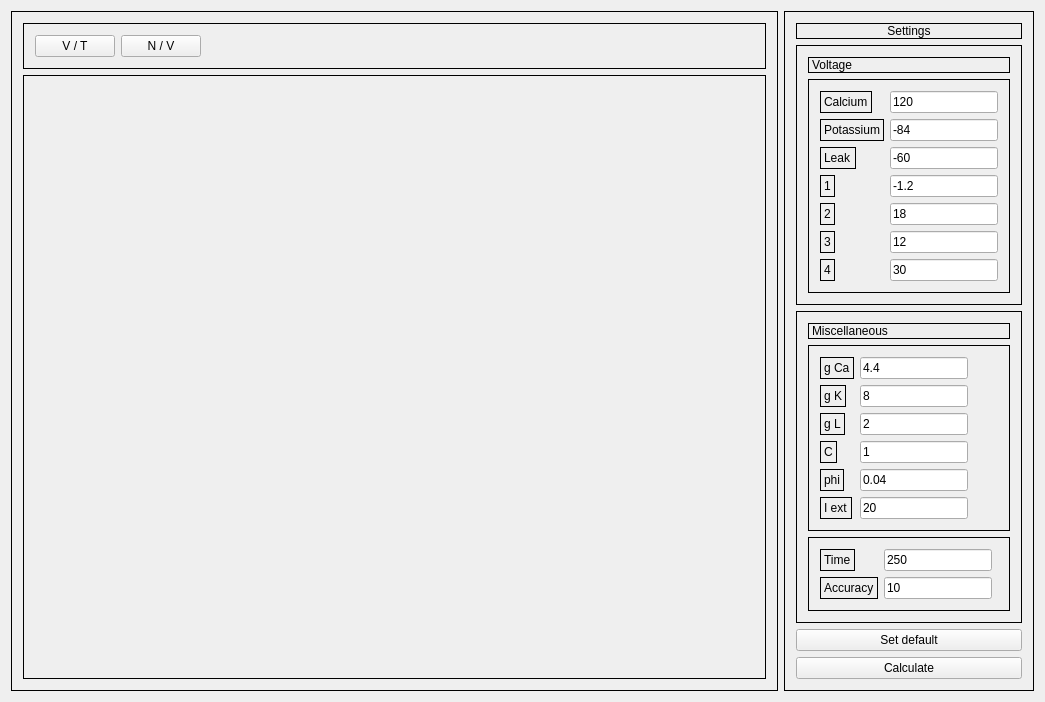
<?xml version="1.0" encoding="UTF-8"?>
<ui version="4.0">
 <class>MainWindow</class>
 <widget class="QMainWindow" name="MainWindow">
  <property name="geometry">
   <rect>
    <x>0</x>
    <y>0</y>
    <width>1045</width>
    <height>629</height>
   </rect>
  </property>
  <property name="windowTitle">
   <string>Morris-Lecar model</string>
  </property>
  <widget class="QWidget" name="centralWidget">
   <property name="styleSheet">
    <string notr="true">QFrame{ border: 1px solid black }</string>
   </property>
   <layout class="QHBoxLayout" name="horizontalLayout">
    <item>
     <widget class="QFrame" name="frame">
      <property name="frameShape">
       <enum>QFrame::StyledPanel</enum>
      </property>
      <property name="frameShadow">
       <enum>QFrame::Raised</enum>
      </property>
      <layout class="QVBoxLayout" name="verticalLayout_4">
       <item>
        <widget class="QFrame" name="frame_8">
         <property name="frameShape">
          <enum>QFrame::StyledPanel</enum>
         </property>
         <property name="frameShadow">
          <enum>QFrame::Raised</enum>
         </property>
         <layout class="QHBoxLayout" name="horizontalLayout_2">
          <item>
           <widget class="QPushButton" name="pushButton_3">
            <property name="text">
             <string>V / T</string>
            </property>
           </widget>
          </item>
          <item>
           <widget class="QPushButton" name="pushButton_4">
            <property name="text">
             <string>N / V</string>
            </property>
           </widget>
          </item>
          <item>
           <spacer name="horizontalSpacer">
            <property name="orientation">
             <enum>Qt::Horizontal</enum>
            </property>
            <property name="sizeHint" stdset="0">
             <size>
              <width>40</width>
              <height>20</height>
             </size>
            </property>
           </spacer>
          </item>
         </layout>
        </widget>
       </item>
       <item>
        <widget class="QStackedWidget" name="stackedWidget">
         <property name="currentIndex">
          <number>1</number>
         </property>
         <widget class="QWidget" name="page"/>
         <widget class="QWidget" name="page_2"/>
        </widget>
       </item>
      </layout>
     </widget>
    </item>
    <item>
     <widget class="QFrame" name="frame_2">
      <property name="frameShape">
       <enum>QFrame::StyledPanel</enum>
      </property>
      <property name="frameShadow">
       <enum>QFrame::Raised</enum>
      </property>
      <layout class="QVBoxLayout" name="verticalLayout">
       <item>
        <widget class="QLabel" name="label_Settings">
         <property name="text">
          <string>Settings</string>
         </property>
         <property name="alignment">
          <set>Qt::AlignCenter</set>
         </property>
        </widget>
       </item>
       <item>
        <widget class="QFrame" name="frame_3">
         <property name="styleSheet">
          <string notr="true"/>
         </property>
         <property name="frameShape">
          <enum>QFrame::StyledPanel</enum>
         </property>
         <property name="frameShadow">
          <enum>QFrame::Raised</enum>
         </property>
         <layout class="QVBoxLayout" name="verticalLayout_2">
          <item>
           <widget class="QLabel" name="label_Voltage">
            <property name="text">
             <string>Voltage</string>
            </property>
           </widget>
          </item>
          <item>
           <widget class="QFrame" name="frame_5">
            <property name="frameShape">
             <enum>QFrame::StyledPanel</enum>
            </property>
            <property name="frameShadow">
             <enum>QFrame::Raised</enum>
            </property>
            <layout class="QFormLayout" name="formLayout_3">
             <item row="2" column="1">
              <widget class="QLineEdit" name="lineEdit_2">
               <property name="sizePolicy">
                <sizepolicy hsizetype="Fixed" vsizetype="Fixed">
                 <horstretch>0</horstretch>
                 <verstretch>0</verstretch>
                </sizepolicy>
               </property>
               <property name="inputMask">
                <string/>
               </property>
               <property name="text">
                <string>-60</string>
               </property>
               <property name="alignment">
                <set>Qt::AlignLeading|Qt::AlignLeft|Qt::AlignVCenter</set>
               </property>
              </widget>
             </item>
             <item row="3" column="1">
              <widget class="QLineEdit" name="lineEdit_3">
               <property name="sizePolicy">
                <sizepolicy hsizetype="Fixed" vsizetype="Fixed">
                 <horstretch>0</horstretch>
                 <verstretch>0</verstretch>
                </sizepolicy>
               </property>
               <property name="inputMask">
                <string/>
               </property>
               <property name="text">
                <string>-1.2</string>
               </property>
               <property name="alignment">
                <set>Qt::AlignLeading|Qt::AlignLeft|Qt::AlignVCenter</set>
               </property>
              </widget>
             </item>
             <item row="4" column="1">
              <widget class="QLineEdit" name="lineEdit_4">
               <property name="sizePolicy">
                <sizepolicy hsizetype="Fixed" vsizetype="Fixed">
                 <horstretch>0</horstretch>
                 <verstretch>0</verstretch>
                </sizepolicy>
               </property>
               <property name="inputMask">
                <string/>
               </property>
               <property name="text">
                <string>18</string>
               </property>
               <property name="alignment">
                <set>Qt::AlignLeading|Qt::AlignLeft|Qt::AlignVCenter</set>
               </property>
              </widget>
             </item>
             <item row="5" column="1">
              <widget class="QLineEdit" name="lineEdit_5">
               <property name="sizePolicy">
                <sizepolicy hsizetype="Fixed" vsizetype="Fixed">
                 <horstretch>0</horstretch>
                 <verstretch>0</verstretch>
                </sizepolicy>
               </property>
               <property name="inputMask">
                <string/>
               </property>
               <property name="text">
                <string>12</string>
               </property>
               <property name="alignment">
                <set>Qt::AlignLeading|Qt::AlignLeft|Qt::AlignVCenter</set>
               </property>
              </widget>
             </item>
             <item row="6" column="1">
              <widget class="QLineEdit" name="lineEdit_6">
               <property name="sizePolicy">
                <sizepolicy hsizetype="Fixed" vsizetype="Fixed">
                 <horstretch>0</horstretch>
                 <verstretch>0</verstretch>
                </sizepolicy>
               </property>
               <property name="inputMask">
                <string/>
               </property>
               <property name="text">
                <string>30</string>
               </property>
               <property name="alignment">
                <set>Qt::AlignLeading|Qt::AlignLeft|Qt::AlignVCenter</set>
               </property>
              </widget>
             </item>
             <item row="1" column="1">
              <widget class="QLineEdit" name="lineEdit_1">
               <property name="sizePolicy">
                <sizepolicy hsizetype="Fixed" vsizetype="Fixed">
                 <horstretch>0</horstretch>
                 <verstretch>0</verstretch>
                </sizepolicy>
               </property>
               <property name="inputMask">
                <string/>
               </property>
               <property name="text">
                <string>-84</string>
               </property>
               <property name="alignment">
                <set>Qt::AlignLeading|Qt::AlignLeft|Qt::AlignVCenter</set>
               </property>
              </widget>
             </item>
             <item row="0" column="1">
              <widget class="QLineEdit" name="lineEdit">
               <property name="sizePolicy">
                <sizepolicy hsizetype="Fixed" vsizetype="Fixed">
                 <horstretch>0</horstretch>
                 <verstretch>0</verstretch>
                </sizepolicy>
               </property>
               <property name="inputMask">
                <string/>
               </property>
               <property name="text">
                <string>120</string>
               </property>
               <property name="alignment">
                <set>Qt::AlignLeading|Qt::AlignLeft|Qt::AlignVCenter</set>
               </property>
              </widget>
             </item>
             <item row="1" column="0">
              <widget class="QLabel" name="label_Potassium">
               <property name="text">
                <string>Potassium</string>
               </property>
              </widget>
             </item>
             <item row="0" column="0">
              <widget class="QLabel" name="label_Calcium">
               <property name="text">
                <string>Calcium</string>
               </property>
              </widget>
             </item>
             <item row="2" column="0">
              <widget class="QLabel" name="label_Leak">
               <property name="text">
                <string>Leak</string>
               </property>
              </widget>
             </item>
             <item row="3" column="0">
              <widget class="QLabel" name="label_6">
               <property name="text">
                <string>1</string>
               </property>
              </widget>
             </item>
             <item row="4" column="0">
              <widget class="QLabel" name="label_7">
               <property name="text">
                <string>2</string>
               </property>
              </widget>
             </item>
             <item row="5" column="0">
              <widget class="QLabel" name="label_8">
               <property name="text">
                <string>3</string>
               </property>
              </widget>
             </item>
             <item row="6" column="0">
              <widget class="QLabel" name="label_9">
               <property name="text">
                <string>4</string>
               </property>
              </widget>
             </item>
            </layout>
           </widget>
          </item>
         </layout>
        </widget>
       </item>
       <item>
        <widget class="QFrame" name="frame_4">
         <property name="frameShape">
          <enum>QFrame::StyledPanel</enum>
         </property>
         <property name="frameShadow">
          <enum>QFrame::Raised</enum>
         </property>
         <layout class="QVBoxLayout" name="verticalLayout_3">
          <item>
           <widget class="QLabel" name="label_Miscellaneous">
            <property name="text">
             <string>Miscellaneous</string>
            </property>
           </widget>
          </item>
          <item>
           <widget class="QFrame" name="frame_6">
            <property name="frameShape">
             <enum>QFrame::StyledPanel</enum>
            </property>
            <property name="frameShadow">
             <enum>QFrame::Raised</enum>
            </property>
            <layout class="QFormLayout" name="formLayout">
             <property name="fieldGrowthPolicy">
              <enum>QFormLayout::AllNonFixedFieldsGrow</enum>
             </property>
             <property name="rowWrapPolicy">
              <enum>QFormLayout::DontWrapRows</enum>
             </property>
             <property name="labelAlignment">
              <set>Qt::AlignLeading|Qt::AlignLeft|Qt::AlignVCenter</set>
             </property>
             <property name="formAlignment">
              <set>Qt::AlignLeading|Qt::AlignLeft|Qt::AlignTop</set>
             </property>
             <property name="horizontalSpacing">
              <number>6</number>
             </property>
             <item row="0" column="0">
              <widget class="QLabel" name="label">
               <property name="text">
                <string>g Ca</string>
               </property>
              </widget>
             </item>
             <item row="0" column="1">
              <widget class="QLineEdit" name="lineEdit_7">
               <property name="sizePolicy">
                <sizepolicy hsizetype="Fixed" vsizetype="Fixed">
                 <horstretch>0</horstretch>
                 <verstretch>0</verstretch>
                </sizepolicy>
               </property>
               <property name="inputMask">
                <string/>
               </property>
               <property name="text">
                <string>4.4</string>
               </property>
               <property name="alignment">
                <set>Qt::AlignLeading|Qt::AlignLeft|Qt::AlignVCenter</set>
               </property>
              </widget>
             </item>
             <item row="1" column="0">
              <widget class="QLabel" name="label_2">
               <property name="text">
                <string>g K</string>
               </property>
              </widget>
             </item>
             <item row="1" column="1">
              <widget class="QLineEdit" name="lineEdit_8">
               <property name="sizePolicy">
                <sizepolicy hsizetype="Fixed" vsizetype="Fixed">
                 <horstretch>0</horstretch>
                 <verstretch>0</verstretch>
                </sizepolicy>
               </property>
               <property name="inputMask">
                <string/>
               </property>
               <property name="text">
                <string>8</string>
               </property>
               <property name="alignment">
                <set>Qt::AlignLeading|Qt::AlignLeft|Qt::AlignVCenter</set>
               </property>
              </widget>
             </item>
             <item row="2" column="0">
              <widget class="QLabel" name="label_3">
               <property name="text">
                <string>g L</string>
               </property>
              </widget>
             </item>
             <item row="2" column="1">
              <widget class="QLineEdit" name="lineEdit_9">
               <property name="sizePolicy">
                <sizepolicy hsizetype="Fixed" vsizetype="Fixed">
                 <horstretch>0</horstretch>
                 <verstretch>0</verstretch>
                </sizepolicy>
               </property>
               <property name="inputMask">
                <string/>
               </property>
               <property name="text">
                <string>2</string>
               </property>
               <property name="alignment">
                <set>Qt::AlignLeading|Qt::AlignLeft|Qt::AlignVCenter</set>
               </property>
              </widget>
             </item>
             <item row="3" column="0">
              <widget class="QLabel" name="label_4">
               <property name="text">
                <string>C</string>
               </property>
              </widget>
             </item>
             <item row="3" column="1">
              <widget class="QLineEdit" name="lineEdit_10">
               <property name="sizePolicy">
                <sizepolicy hsizetype="Fixed" vsizetype="Fixed">
                 <horstretch>0</horstretch>
                 <verstretch>0</verstretch>
                </sizepolicy>
               </property>
               <property name="inputMask">
                <string/>
               </property>
               <property name="text">
                <string>1</string>
               </property>
               <property name="alignment">
                <set>Qt::AlignLeading|Qt::AlignLeft|Qt::AlignVCenter</set>
               </property>
              </widget>
             </item>
             <item row="4" column="0">
              <widget class="QLabel" name="label_5">
               <property name="text">
                <string>phi</string>
               </property>
              </widget>
             </item>
             <item row="4" column="1">
              <widget class="QLineEdit" name="lineEdit_11">
               <property name="sizePolicy">
                <sizepolicy hsizetype="Fixed" vsizetype="Fixed">
                 <horstretch>0</horstretch>
                 <verstretch>0</verstretch>
                </sizepolicy>
               </property>
               <property name="inputMask">
                <string/>
               </property>
               <property name="text">
                <string>0.04</string>
               </property>
               <property name="alignment">
                <set>Qt::AlignLeading|Qt::AlignLeft|Qt::AlignVCenter</set>
               </property>
              </widget>
             </item>
             <item row="5" column="0">
              <widget class="QLabel" name="label_10">
               <property name="text">
                <string>I ext</string>
               </property>
              </widget>
             </item>
             <item row="5" column="1">
              <widget class="QLineEdit" name="lineEdit_12">
               <property name="sizePolicy">
                <sizepolicy hsizetype="Fixed" vsizetype="Fixed">
                 <horstretch>0</horstretch>
                 <verstretch>0</verstretch>
                </sizepolicy>
               </property>
               <property name="text">
                <string>20</string>
               </property>
              </widget>
             </item>
            </layout>
           </widget>
          </item>
          <item>
           <widget class="QFrame" name="frame_7">
            <property name="frameShape">
             <enum>QFrame::StyledPanel</enum>
            </property>
            <property name="frameShadow">
             <enum>QFrame::Raised</enum>
            </property>
            <layout class="QFormLayout" name="formLayout_2">
             <item row="0" column="0">
              <widget class="QLabel" name="label_11">
               <property name="text">
                <string>Time</string>
               </property>
              </widget>
             </item>
             <item row="1" column="0">
              <widget class="QLabel" name="label_12">
               <property name="text">
                <string>Accuracy</string>
               </property>
              </widget>
             </item>
             <item row="0" column="1">
              <widget class="QLineEdit" name="lineEdit_13">
               <property name="sizePolicy">
                <sizepolicy hsizetype="Fixed" vsizetype="Fixed">
                 <horstretch>0</horstretch>
                 <verstretch>0</verstretch>
                </sizepolicy>
               </property>
               <property name="text">
                <string>250</string>
               </property>
              </widget>
             </item>
             <item row="1" column="1">
              <widget class="QLineEdit" name="lineEdit_14">
               <property name="sizePolicy">
                <sizepolicy hsizetype="Fixed" vsizetype="Fixed">
                 <horstretch>0</horstretch>
                 <verstretch>0</verstretch>
                </sizepolicy>
               </property>
               <property name="text">
                <string>10</string>
               </property>
              </widget>
             </item>
            </layout>
           </widget>
          </item>
         </layout>
        </widget>
       </item>
       <item>
        <spacer name="verticalSpacer">
         <property name="orientation">
          <enum>Qt::Vertical</enum>
         </property>
         <property name="sizeHint" stdset="0">
          <size>
           <width>20</width>
           <height>40</height>
          </size>
         </property>
        </spacer>
       </item>
       <item>
        <widget class="QPushButton" name="pushButton_2">
         <property name="text">
          <string>Set default</string>
         </property>
        </widget>
       </item>
       <item>
        <widget class="QPushButton" name="pushButton">
         <property name="text">
          <string>Calculate</string>
         </property>
        </widget>
       </item>
      </layout>
     </widget>
    </item>
   </layout>
  </widget>
 </widget>
 <layoutdefault spacing="6" margin="11"/>
 <tabstops>
  <tabstop>lineEdit</tabstop>
  <tabstop>lineEdit_1</tabstop>
  <tabstop>lineEdit_2</tabstop>
  <tabstop>lineEdit_3</tabstop>
  <tabstop>lineEdit_4</tabstop>
  <tabstop>lineEdit_5</tabstop>
  <tabstop>lineEdit_6</tabstop>
  <tabstop>lineEdit_7</tabstop>
  <tabstop>lineEdit_8</tabstop>
  <tabstop>lineEdit_9</tabstop>
  <tabstop>lineEdit_10</tabstop>
  <tabstop>lineEdit_11</tabstop>
  <tabstop>lineEdit_12</tabstop>
  <tabstop>lineEdit_13</tabstop>
  <tabstop>lineEdit_14</tabstop>
  <tabstop>pushButton_2</tabstop>
  <tabstop>pushButton</tabstop>
 </tabstops>
 <resources/>
 <connections/>
</ui>
